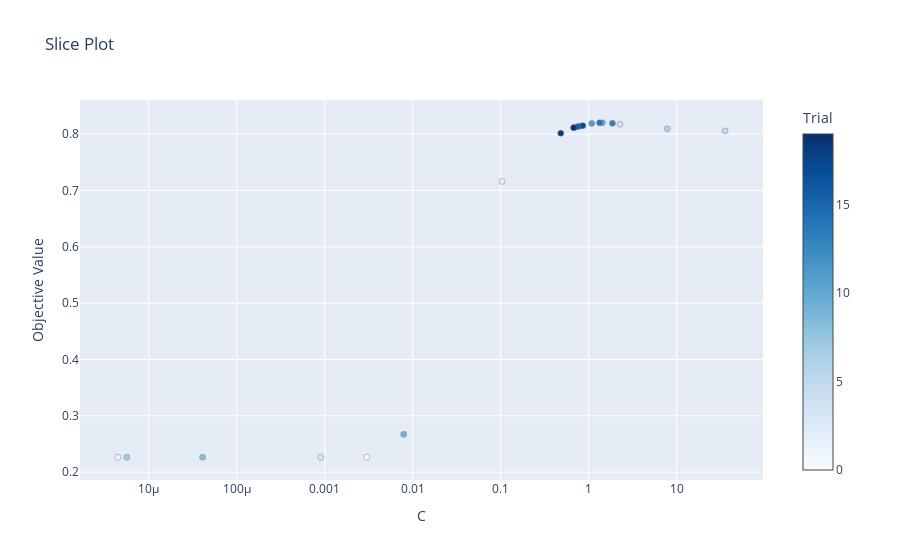

Source (notebook cell):
### Code cell
vis.plot_slice(study)

### Figure 1 — Plotly figure (JSON) as saved in the notebook; plotly's stock layout.template omitted (floating-point values rounded to 4 significant figures)
{"data": [{"marker": {"color": [0, 1, 2, 3, 4, 5, 6, 7, 8, 9, 10, 11, 12, 13, 14, 15, 16, 17, 18, 19], "colorbar": {"title": {"text": "Trial"}, "x": 1, "xpad": 40}, "colorscale": [[0, "rgb(247,251,255)"], [0.125, "rgb(222,235,247)"], [0.25, "rgb(198,219,239)"], [0.375, "rgb(158,202,225)"], [0.5, "rgb(107,174,214)"], [0.625, "rgb(66,146,198)"], [0.75, "rgb(33,113,181)"], [0.875, "rgb(8,81,156)"], [1, "rgb(8,48,107)"]], "line": {"color": "Grey", "width": 0.5}}, "mode": "markers", "showlegend": false, "type": "scatter", "x": [0.003014, 4.475e-06, 0.1032, 0.0009025, 2.261, 35.32, 7.793, 5.651e-06, 4.101e-05, 0.007884, 1.426, 1.079, 0.7957, 1.856, 1.325, 0.6816, 0.7414, 0.8543, 0.48, 0.6722], "y": [0.2267, 0.2264, 0.716, 0.2264, 0.8175, 0.8058, 0.8095, 0.2264, 0.2264, 0.267, 0.8202, 0.8191, 0.8145, 0.8192, 0.82, 0.8116, 0.8131, 0.815, 0.8016, 0.8114]}], "layout": {"title": {"text": "Slice Plot"}, "xaxis": {"title": {"text": "C"}, "type": "log"}, "yaxis": {"title": {"text": "Objective Value"}}}}
